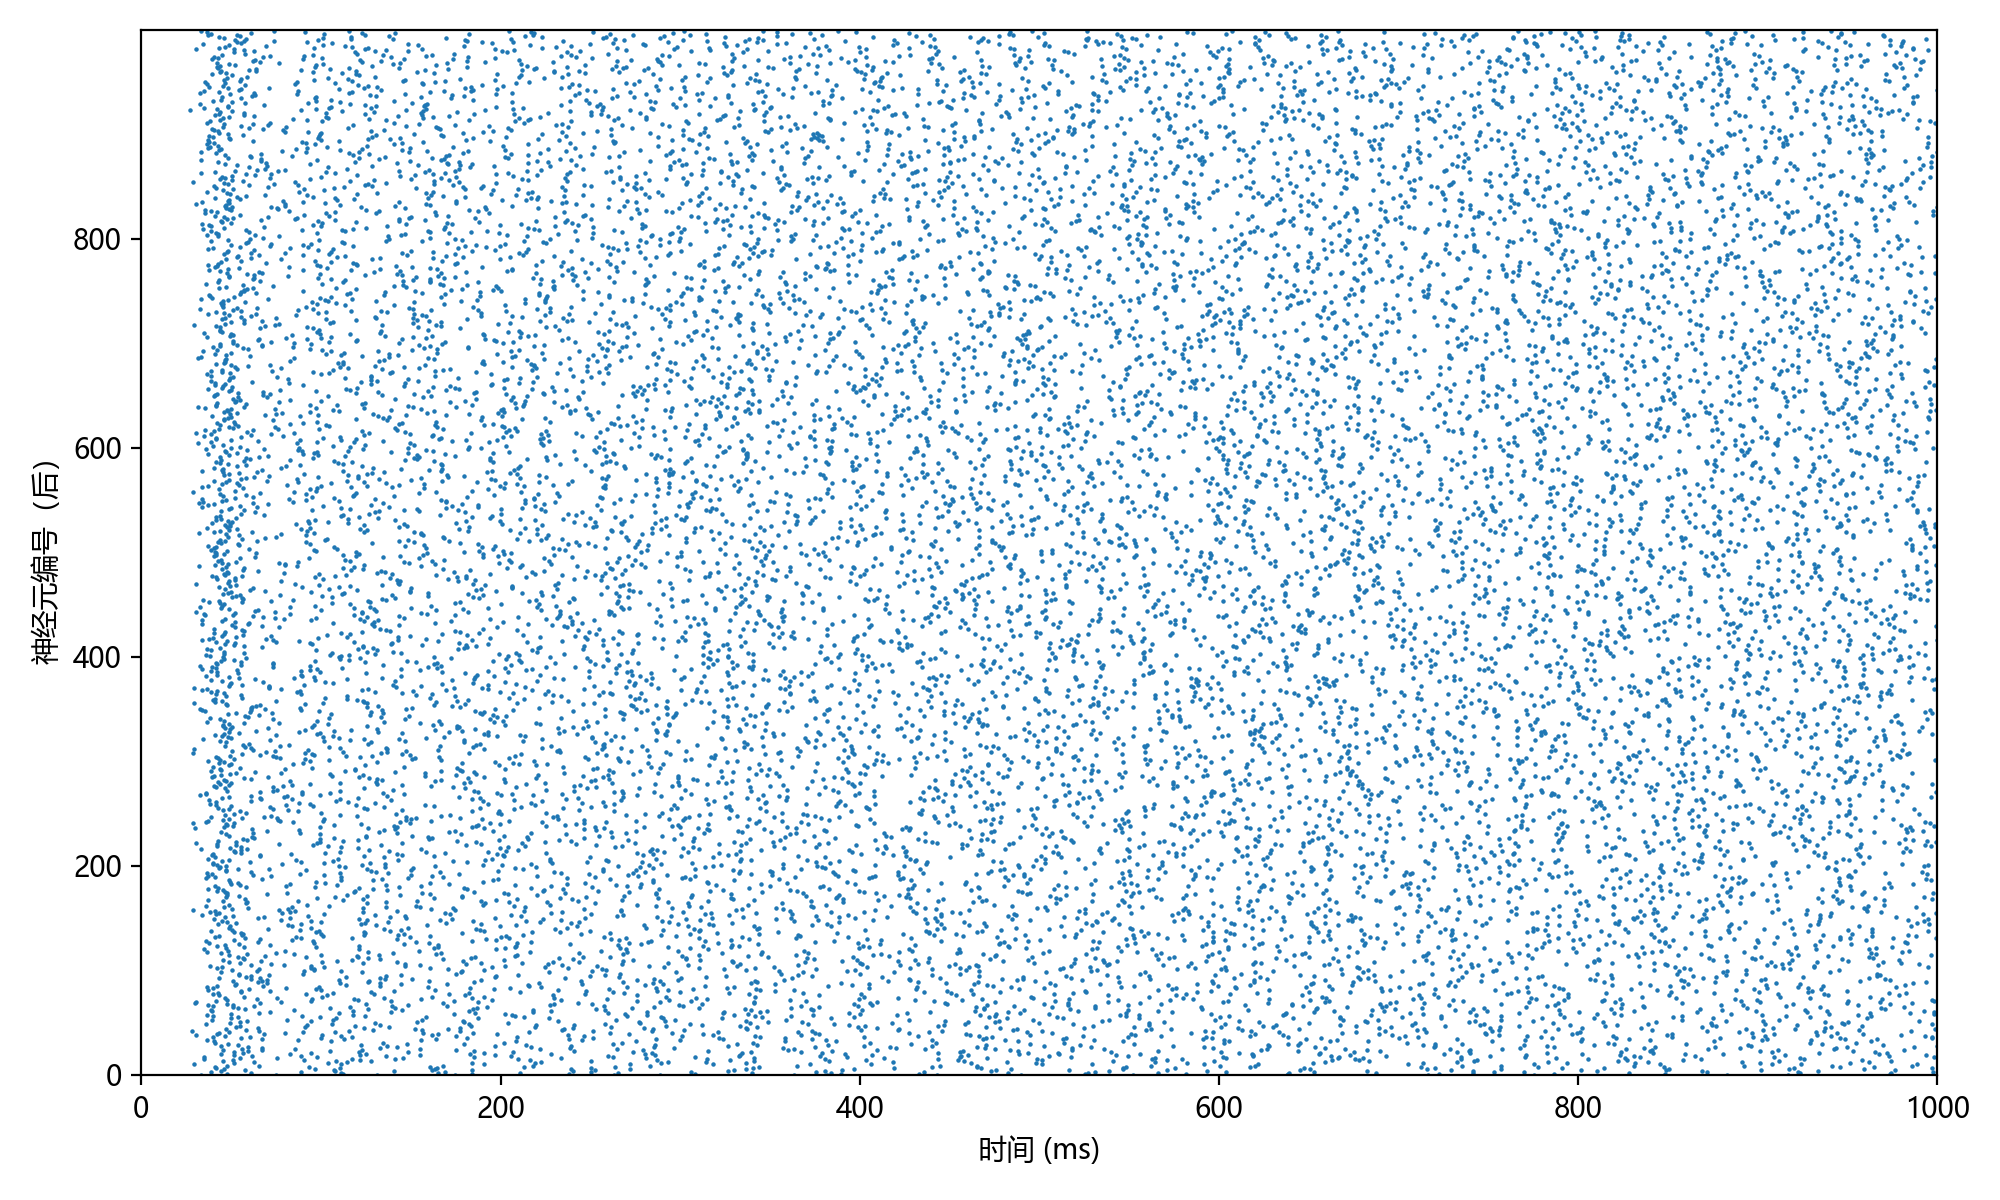

Write the Python code that produced this figure.
import brian2 as b2
import numpy as np
import matplotlib.pyplot as plt
from brian2.units import amp, volt, farad, mA, uA, nA, pA, mV, uF, nF, pF, second, ms, us, siemens, mS, uS, nS, Hz

# 参数
C = 100*pF # 膜电容
v_r = -60*mV # 静息电位
v_t = -40*mV # 阈值电位
k = 0.7*pA/(mV**2)
a = 0.03/ms
b = -2*nS
v_peak = 0*mV  # 峰值电位
c_reset = -50*mV
d_reset = 100*pA
v_E = 0*mV
g_AMPA_ext = 10*nS
g_AMPA_noise = 0.5*nS
tau_AMPA = 2*ms

# 模型方程
exp = """
dv/dt = (k*(v - v_r)*(v - v_t) - u + I_syn)/C : volt
du/dt = a*(b*(v - v_r) - u) : amp
I_syn = I_AMPA_ext + I_AMPA_noise : amp
I_AMPA_ext = g_AMPA_ext*s_AMPA_ext*(v_E - v) : amp
I_AMPA_noise = g_AMPA_noise*s_AMPA_noise*(v_E - v) : amp
ds_AMPA_ext/dt = -s_AMPA_ext/tau_AMPA : 1
ds_AMPA_noise/dt = -s_AMPA_noise/tau_AMPA : 1
"""


def q1(sim_time=1000*ms, dt=0.05*ms, N_pre=1000, N_post=1000,
	   ext_rate_pre=100*Hz, noise_rate_pre=500*Hz, noise_rate_post=500*Hz,
	   fan_in=4, seed=42):
	"""构建 1000 前神经元 + 1000 后神经元网络：
	- 每个后神经元从随机 4 个前神经元接收突触（AMPA, on_pre: s_AMPA_ext_post += 1）
	- 前神经元：100Hz 外部脉冲 + 500Hz 噪声
	- 后神经元：仅 500Hz 噪声 + 来自前神经元的突触输入
	- 输出：后神经元发放图（时间-神经元编号散点），保存到 1_3/q1.png
	"""

	# 随机种子与时间步长
	b2.seed(seed)
	b2.defaultclock.dt = dt

	# 人群：前、后神经元（使用相同方程；后者不会接收外部100Hz脉冲）
	Gpre = b2.NeuronGroup(N_pre, model=exp,
						  threshold='v > v_peak', reset='v = c_reset; u += d_reset',
						  method='euler')
	Gpost = b2.NeuronGroup(N_post, model=exp,
						   threshold='v > v_peak', reset='v = c_reset; u += d_reset',
						   method='euler')
	for G in (Gpre, Gpost):
		G.v = v_r
		G.u = 0*pA
		G.s_AMPA_ext = 0
		G.s_AMPA_noise = 0

	# 外部与噪声输入
	# 前：100Hz 外部脉冲（one-to-one）
	Pext = b2.PoissonGroup(N_pre, rates=ext_rate_pre)
	S_ext = b2.Synapses(Pext, Gpre, on_pre='s_AMPA_ext_post += 1')
	S_ext.connect(j='i')

	# 前：500Hz 噪声（one-to-one）
	Pn_pre = b2.PoissonGroup(N_pre, rates=noise_rate_pre)
	S_noise_pre = b2.Synapses(Pn_pre, Gpre, on_pre='s_AMPA_noise_post += 1')
	S_noise_pre.connect(j='i')

	# 后：500Hz 噪声（one-to-one）
	Pn_post = b2.PoissonGroup(N_post, rates=noise_rate_post)
	S_noise_post = b2.Synapses(Pn_post, Gpost, on_pre='s_AMPA_noise_post += 1')
	S_noise_post.connect(j='i')

	# 前 -> 后 随机固定入度 fan_in（每个后神经元 4 个前驱）
	S_prepost = b2.Synapses(Gpre, Gpost, on_pre='s_AMPA_ext_post += 1')
	# 显式构造连接（确保每个后神经元恰好选到 fan_in 个不同前神经元）
	rng = np.random.default_rng(seed)
	for j in range(N_post):
		idx = rng.choice(N_pre, size=fan_in, replace=False)
		S_prepost.connect(i=idx, j=j)

	# 监视后神经元发放
	Sm_post = b2.SpikeMonitor(Gpost)

	# 运行
	b2.run(sim_time)

	# 绘制发放图（后神经元）
	fig, ax = plt.subplots(figsize=(10, 6))
	ax.scatter(Sm_post.t/ms, Sm_post.i, s=1.5, c='tab:blue', marker='.')
	ax.set_xlabel('时间 (ms)')
	ax.set_ylabel('神经元编号（后）')
	ax.set_xlim(0.0, float(sim_time/ms))
	ax.set_ylim(-0.5, N_post-0.5)
	fig.tight_layout()
	plt.savefig('1_3/q1.png', dpi=200)
	plt.close(fig)
	return Sm_post


if __name__ == '__main__':
	# 中文字体设置（可选）
	plt.rcParams['font.sans-serif'] = ['Microsoft YaHei']
	plt.rcParams['axes.unicode_minus'] = False
	q1()
